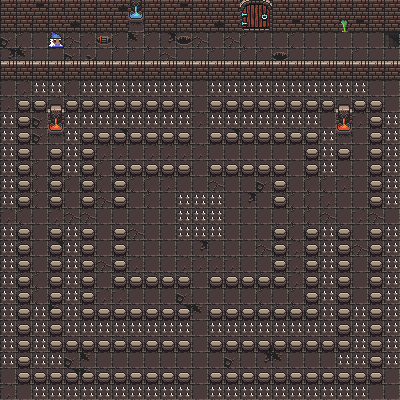

Rendered tile map (Tiled .tmx) drawn with the repository's tilesets; below, a short description and the map source with its tile grids summarised:
An orthogonal 25x25 tile map with 16x16 px tiles, 4 tile layers (ground, static_objects, kitkat, walls), 2 tilesets.

<map version="1.10" tiledversion="1.11.2" orientation="orthogonal" renderorder="right-down" width="25" height="25" tilewidth="16" tileheight="16" infinite="0" nextlayerid="7" nextobjectid="1">
 <tileset firstgid="1" name="0x72_DungeonTilesetII_v1.7" tilewidth="16" tileheight="16" tilecount="1024" columns="32" objectalignment="topleft" fillmode="preserve-aspect-fit">
  <properties>
   <property name="Imagen" type="bool" value="true" />
   <property name="conjunto" type="file" value="../tilesets/0x72_DungeonTilesetII_v1.7.tsx" />
  </properties>
  <image source="../tilesets/0x72_DungeonTilesetII_v1.7.png" width="512" height="512" />
  <tile id="1">
   <properties>
    <property name="collides" type="bool" value="true" />
   </properties>
  </tile>
  <tile id="2">
   <properties>
    <property name="collides" type="bool" value="true" />
   </properties>
  </tile>
  <tile id="3">
   <properties>
    <property name="collides" type="bool" value="true" />
   </properties>
  </tile>
  <tile id="33">
   <properties>
    <property name="collides" type="bool" value="true" />
   </properties>
  </tile>
  <tile id="34">
   <properties>
    <property name="collides" type="bool" value="true" />
   </properties>
  </tile>
  <tile id="35">
   <properties>
    <property name="collides" type="bool" value="true" />
   </properties>
  </tile>
  <tile id="36">
   <properties>
    <property name="collides" type="bool" value="true" />
   </properties>
  </tile>
  <tile id="37">
   <properties>
    <property name="collides" type="bool" value="true" />
   </properties>
  </tile>
  <tile id="38">
   <properties>
    <property name="collides" type="bool" value="true" />
   </properties>
  </tile>
  <tile id="67">
   <properties>
    <property name="collides" type="bool" value="true" />
   </properties>
  </tile>
  <tile id="99">
   <properties>
    <property name="collides" type="bool" value="true" />
   </properties>
  </tile>
  <tile id="100">
   <properties>
    <property name="collides" type="bool" value="true" />
   </properties>
  </tile>
  <tile id="101">
   <properties>
    <property name="collides" type="bool" value="true" />
   </properties>
  </tile>
  <tile id="102">
   <properties>
    <property name="collides" type="bool" value="true" />
   </properties>
  </tile>
  <tile id="165">
   <properties>
    <property name="collides" type="bool" value="true" />
   </properties>
  </tile>
  <tile id="166">
   <properties>
    <property name="collides" type="bool" value="true" />
   </properties>
  </tile>
  <tile id="195">
   <properties>
    <property name="collides" type="bool" value="true" />
   </properties>
  </tile>
  <tile id="197">
   <properties>
    <property name="collides" type="bool" value="true" />
   </properties>
  </tile>
  <tile id="198">
   <properties>
    <property name="collides" type="bool" value="true" />
   </properties>
  </tile>
  <tile id="229">
   <properties>
    <property name="collides" type="bool" value="true" />
   </properties>
  </tile>
  <tile id="230">
   <properties>
    <property name="collides" type="bool" value="true" />
   </properties>
  </tile>
  <tile id="448">
   <properties>
    <property name="collides" type="bool" value="true" />
   </properties>
  </tile>
  <tile id="449">
   <properties>
    <property name="collides" type="bool" value="true" />
   </properties>
  </tile>
  <tile id="450">
   <properties>
    <property name="collides" type="bool" value="true" />
   </properties>
  </tile>
  <tile id="451">
   <properties>
    <property name="collides" type="bool" value="true" />
   </properties>
  </tile>
  <tile id="452">
   <properties>
    <property name="collides" type="bool" value="true" />
   </properties>
  </tile>
  <tile id="453">
   <properties>
    <property name="collides" type="bool" value="true" />
   </properties>
  </tile>
  <tile id="454">
   <properties>
    <property name="collides" type="bool" value="true" />
   </properties>
  </tile>
  <tile id="480">
   <properties>
    <property name="collides" type="bool" value="true" />
   </properties>
  </tile>
  <tile id="481">
   <properties>
    <property name="collides" type="bool" value="true" />
   </properties>
  </tile>
  <tile id="482">
   <properties>
    <property name="collides" type="bool" value="true" />
   </properties>
  </tile>
  <tile id="483">
   <properties>
    <property name="collides" type="bool" value="true" />
   </properties>
  </tile>
  <tile id="484">
   <properties>
    <property name="collides" type="bool" value="true" />
   </properties>
  </tile>
  <tile id="485">
   <properties>
    <property name="collides" type="bool" value="true" />
   </properties>
  </tile>
  <tile id="486">
   <properties>
    <property name="collides" type="bool" value="true" />
   </properties>
  </tile>
  <tile id="512">
   <properties>
    <property name="collides" type="bool" value="true" />
   </properties>
  </tile>
  <tile id="513">
   <properties>
    <property name="collides" type="bool" value="true" />
   </properties>
  </tile>
  <tile id="514">
   <properties>
    <property name="collides" type="bool" value="true" />
   </properties>
  </tile>
  <tile id="515">
   <properties>
    <property name="collides" type="bool" value="true" />
   </properties>
  </tile>
  <tile id="516">
   <properties>
    <property name="collides" type="bool" value="true" />
   </properties>
  </tile>
  <tile id="517">
   <properties>
    <property name="collides" type="bool" value="true" />
   </properties>
  </tile>
  <tile id="518">
   <properties>
    <property name="collides" type="bool" value="true" />
   </properties>
  </tile>
 </tileset>
 <tileset firstgid="1025" name="0x72_DungeonTilesetII_v1.7" tilewidth="16" tileheight="16" tilecount="1024" columns="32">
  <image source="../tilesets/0x72_DungeonTilesetII_v1.7.png" width="512" height="512" />
 </tileset>
 <layer id="1" name="ground" width="25" height="25">
  <data>[625 cells, 594 non-empty, 11 distinct tile ids]</data>
 </layer>
 <layer id="4" name="static_objects" width="25" height="25">
  <data>[625 cells, 190 non-empty, 5 distinct tile ids]</data>
 </layer>
 <layer id="6" name="kitkat" width="25" height="25">
  <data>[625 cells, 139 non-empty, 2 distinct tile ids]</data>
 </layer>
 <layer id="5" name="walls" width="25" height="25">
  <data>[625 cells, 101 non-empty, 12 distinct tile ids]</data>
 </layer>
</map>
